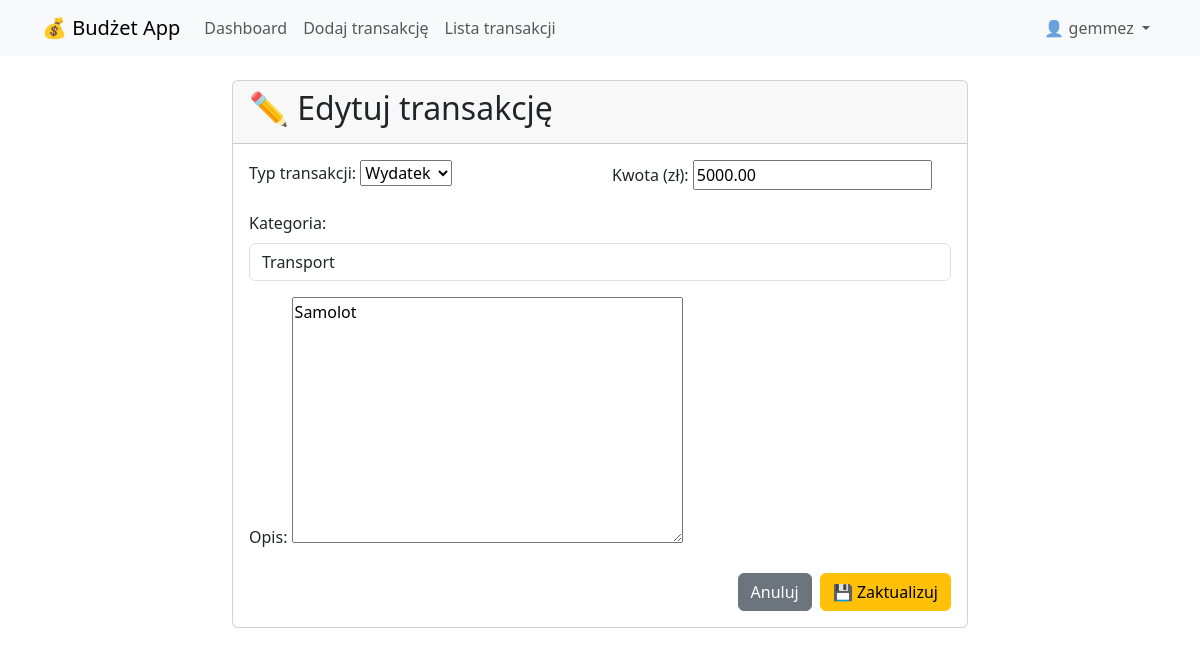
The app's page /edytuj/4/ (signed in) with its own data.
### finanse/models.py (models this page shows, shortened)
class Transakcja(models.Model):
    TYPY_TRANSAKCJI = [
        ('przychód', 'Przychód'),
        ('wydatek', 'Wydatek'),
    ]
    user = models.ForeignKey(User, on_delete=models.CASCADE)
    typ = models.CharField(max_length=10, choices=TYPY_TRANSAKCJI)
    kwota = models.DecimalField(max_digits=10, decimal_places=2)
    kategoria = models.ForeignKey(Kategoria, on_delete=models.SET_NULL, null=True, blank=True)
    data = models.DateTimeField(auto_now_add=True)
    opis = models.TextField(blank=True, null=True)

class Kategoria(models.Model):
    nazwa = models.CharField(max_length=50, unique=True)
    budzet = models.DecimalField(max_digits=10, decimal_places=2, default=0.00)  # Nowe pole

### finanse/views.py (the view)
# urls.py: path('edytuj/<int:pk>/', login_required(views.edytuj_transakcje), name='edytuj_transakcje'),
@login_required
def edytuj_transakcje(request, pk):
    transakcja = get_object_or_404(Transakcja, pk=pk, user=request.user)
    if request.method == "POST":
        form = TransakcjaForm(request.POST, instance=transakcja)
        if form.is_valid():
            transakcja = form.save(commit=False)
            kategoria_nazwa = request.POST.get('kategoria_nazwa', '').strip()
            if kategoria_nazwa:
                kategoria, created = Kategoria.objects.get_or_create(
                    nazwa=kategoria_nazwa,
                    defaults={'budzet': 0.00}
                )
                transakcja.kategoria = kategoria
                if created:
                    messages.success(request, f'Utworzono nową kategorię: {kategoria_nazwa}')
            transakcja.save()
            messages.success(request, 'Transakcja została zaktualizowana!')
            return redirect("lista_transakcji")
    else:
        form = TransakcjaForm(instance=transakcja)
    existing_categories = list(Kategoria.objects.values_list('nazwa', flat=True))
    current_category = transakcja.kategoria.nazwa if transakcja.kategoria else ''
    return render(request, "finanse/edytuj_transakcje.html", {
        "form": form,
        "transakcja": transakcja,
        "existing_categories": existing_categories,
        "current_category": current_category
    })

### finanse/forms.py
class TransakcjaForm(forms.ModelForm):
    class Meta:
        model = Transakcja
        fields = ["typ", "kwota", "kategoria", "opis"]

### finanse/templates/finanse/edytuj_transakcje.html (shortened to what this page needs)
{% extends 'base_generic.html' %}
{% block content %}
<div class="row justify-content-center">
    <div class="col-md-8">
        <div class="card">
            <div class="card-header">
                <h2>✏️ Edytuj transakcję</h2>
            </div>
            <div class="card-body">
                <form method="post">
                    <div class="row">
                        <div class="col-md-6">
                            <div class="mb-3">
                                <label for="{{ form.typ.id_for_label }}" class="form-label">Typ transakcji:</label>
                                {{ form.typ }}
                            </div>
                        </div>
                        <div class="col-md-6">
                            <div class="mb-3">
                                <label for="{{ form.kwota.id_for_label }}" class="form-label">Kwota (zł):</label>
                                {{ form.kwota }}
                            </div>
                        </div>
                    </div>
                    <div class="mb-3">
                        <label for="kategoria_input" class="form-label">Kategoria:</label>
                        <input type="text"
                               name="kategoria_nazwa"
                               id="kategoria_input"
                               class="form-control"
                               list="kategorie_list"
                               value="{{ current_category }}"
                               placeholder="Wpisz kategorię">
                    </div>
                    <div class="mb-3">
                        <label for="{{ form.opis.id_for_label }}" class="form-label">Opis:</label>
                        {{ form.opis }}
                    </div>
                    <div class="d-grid gap-2 d-md-flex justify-content-md-end">
                        <a href="{% url 'lista_transakcji' %}" class="btn btn-secondary">Anuluj</a>
                        <button type="submit" class="btn btn-warning">💾 Zaktualizuj</button>
                    </div>
                </form>
            </div>
        </div>
    </div>
</div>
{% endblock %}

### finanse/templates/base_generic.html (shortened to what this page needs)
<!DOCTYPE html>
<html lang="pl">
<head>
    <link rel="stylesheet" href="https://cdn.jsdelivr.net/npm/bootstrap@5.3.0/dist/css/bootstrap.min.css">
</head>
<body>
    <nav class="navbar navbar-expand-lg navbar-light bg-light">
        <div class="container">
            <a class="navbar-brand" href="{% url 'dashboard' %}">💰 Budżet App</a>
            <div class="collapse navbar-collapse" id="navbarNav">
                <ul class="navbar-nav me-auto">
                    {% if user.is_authenticated %}
                        <li class="nav-item">
                            <a class="nav-link" href="{% url 'dashboard' %}">Dashboard</a>
                        </li>
                        <li class="nav-item">
                            <a class="nav-link" href="{% url 'dodaj_transakcje' %}">Dodaj transakcję</a>
                        </li>
                        <li class="nav-item">
                            <a class="nav-link" href="{% url 'lista_transakcji' %}">Lista transakcji</a>
                        </li>
                    {% endif %}
                </ul>
                <ul class="navbar-nav">
                    {% if user.is_authenticated %}
                        <li class="nav-item dropdown">
                            <a class="nav-link dropdown-toggle" href="#" role="button" data-bs-toggle="dropdown">
                                👤 {{ user.username }}
                            </a>
                        </li>
                    {% endif %}
                </ul>
            </div>
        </div>
    </nav>
    <div class="container mt-4">
        {% block content %}
        {% endblock %}
    </div>
</body>
</html>

### records on screen
Transakcja: typ "Wydatek", kwota "5000.00", opis "Samolot"
Kategoria: kategoria_nazwa "Transport"

### other values on screen
{{ user.username }} "gemmez"
